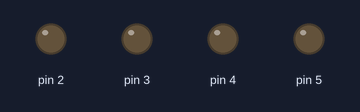
This sketch was run on a simulated Arduino Uno, built with avr-gcc and run on an emulated ATmega328P. On the bench: output pins drawn as LEDs (lit = HIGH).

Above: at 0.5 s.
At 2.5 s:
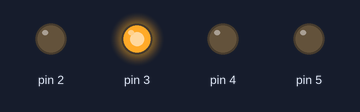
At 3.5 s:
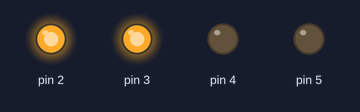
At 5.5 s:
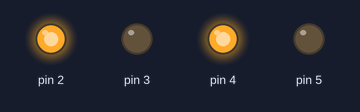
At 8.5 s:
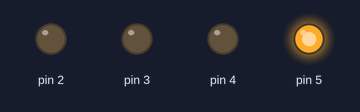
At 11.5 s:
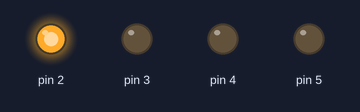
Timing chart, 0 to 13.0 s (numbered marks = the images above):
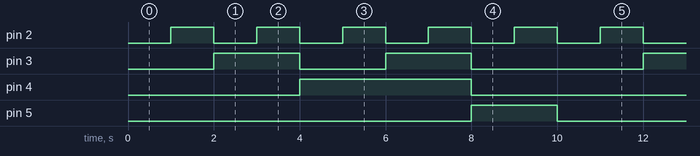

Measured:
- by itself, pin 2: alternates HIGH for 1.0 s and LOW for 1.0 s
- by itself, pin 3: repeats every 10.0 s: LOW 2.0 s, HIGH 2.0 s, LOW 4.0 s, HIGH 2.0 s
- by itself, pin 4: alternates HIGH for 4.0 s and LOW for 6.0 s
- by itself, pin 5: alternates HIGH for 2.0 s and LOW for 8.0 s

The sketch:

number_counter.ino
```cpp
void setup() {
  pinMode(2, OUTPUT);
  pinMode(3, OUTPUT);
  pinMode(4, OUTPUT);
  pinMode(5, OUTPUT);

}

void loop() {
  int n,p,q,r,s;
  for(n=0; n<=9; n++){
    p=n%2;
    q=(n/2)%2;
    r=(n/4)%2;
    s=(n/8)%2;
    digitalWrite(5,s);
    digitalWrite(4,r);
    digitalWrite(3,q);
    digitalWrite(2,p);
    delay(1000);
  }
}
```
